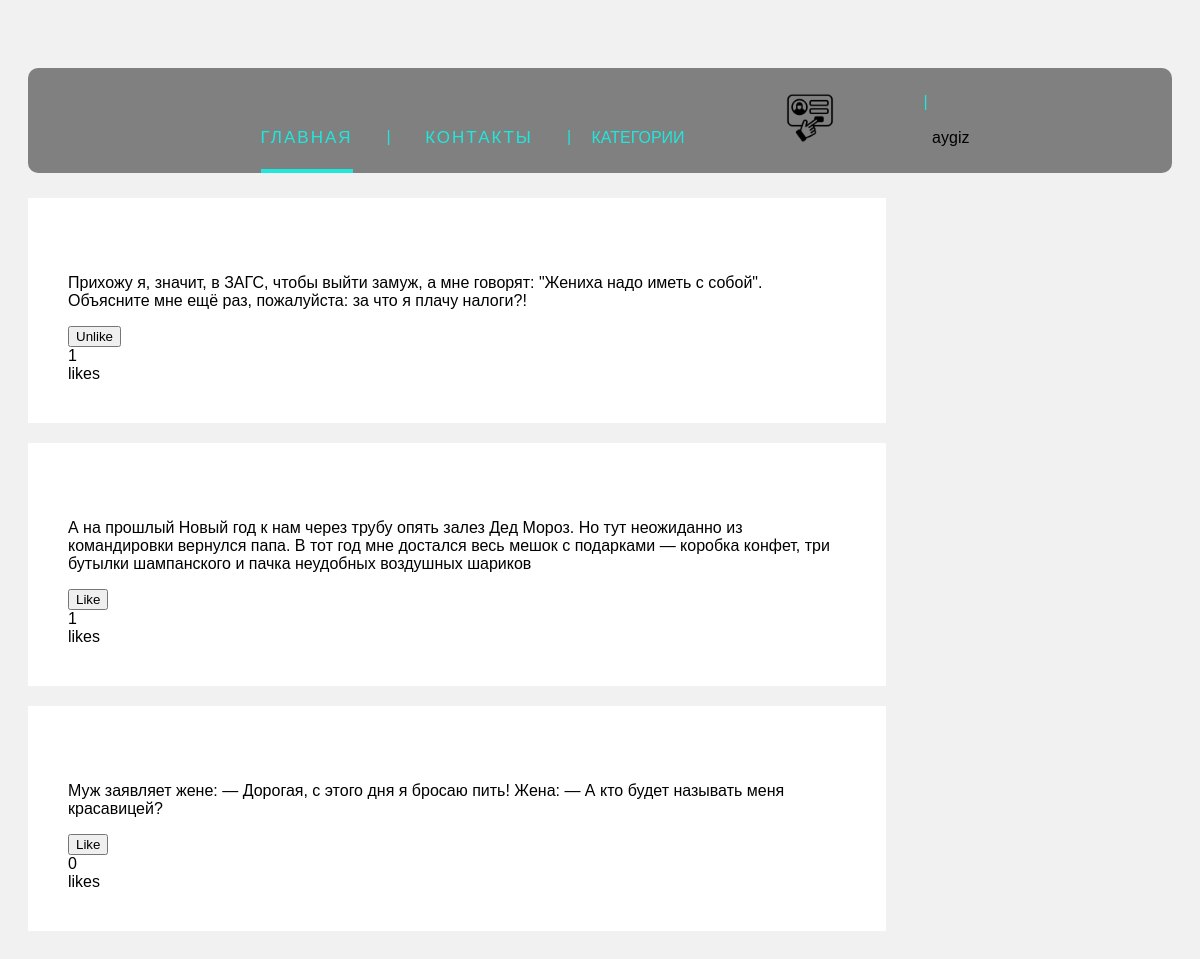
/family/ (signed in), run on the app's committed database.
### main/models.py (models this page shows)
class Anecdot(models.Model):
    text = models.TextField()
    liked = models.ManyToManyField(User, blank=True, related_name='likes')
    category = models.CharField(max_length=10, choices=AnecCategory, default='Other')
    def num_likes(self):
        return self.liked.all().count()

### main/views.py (the view, shortened to what this page needs)
# urls.py: path('family/', views.family, name='family'),
def family(request):
    qs = Anecdot.objects.all()
    p_form = AnecdotModelForm()
    post_added = False
    profile = request.user
    context = {
        'qs': qs,
        'profile': profile,
        'p_form': p_form,
        'post_added': post_added,
    }
    return render(request, 'main/family.html', context)

### main/templates/main/family.html (shortened to what this page needs)
{%extends 'main/mainlayot.html' %}
{% load static %}
{% block content %}
<link rel="stylesheet" href="{% static 'main/css/family.css'%}">
<div class="row">
    <div class="leftcolumn">
        {% for obj in qs %}
        <div class="ui fluid card">
            <div class="card">
                <p> {{ obj.text }} </p>
                <div class="right floated">
                    <form action="{% url 'like-post-view' %}" method="GET" class='like-form' id='{{obj.id}}'>
                        <button class="ui button like-btn{{obj.id}}">
                            {% if profile not in obj.liked.all %}
                            Like
                            {% else %}
                            Unlike
                            {% endif %}
                        </button>
                        <div class="ui grid">
                            <div class="column">
                                <div class="like-count{{obj.id}}"> {{obj.num_likes}}</div>
                            </div>
                            <div class="column">
                                likes
                            </div>
                        </div>
                    </form>
                </div>
            </div>
        </div>
        {% endfor %}
    </div>
</div>
{%endblock%}

### main/templates/main/mainlayot.html (shortened to what this page needs)
{% load static %}
<!DOCTYPE html>
<html lang="en">
<head>
    <link rel="stylesheet" href="{% static 'main/css/index.css' %}" asp-append-version="true"/>
</head>
<body>
<ul class="menu-main">
    <li><a href="{% url 'home'%}" class="current">ГЛАВНАЯ</a></li>
    <li><a href="{% url 'contacts'%}"> КОНТАКТЫ</a></li>
    <div class="dropdown">
        <button class="dropbtn">КАТЕГОРИИ</button>
    </div>
    <li><a href="{% url 'profile' %}" class="register"> <img width="50" height="50" hspace="50" src="{% static 'main/img/register.jpg'%}"> </a>
    </li>
    {% if user != 'AnonymousUser' %}
    <li>{{user}}</li>
    {% endif %}
</ul>
{% block content %}
{% endblock %}
</body>
</html>

### main/static/main/css/index.css (style rules this page uses)
.menu-main { list-style: none; margin: 40px 0 5px; padding: 25px 0 5px; text-align: center; background: gray; border-radius: 10px; }
.menu-main li { display: inline-block; }
.menu-main li:after { content: "|"; color: #1ee8dc; display: inline-block; vertical-align: top; }
.menu-main li:last-child:after { content: none; }
.menu-main a { text-decoration: none; font-family: 'Ubuntu Condensed', sans-serif; letter-spacing: 2px; position: relative; padding-bottom: 20px; margin: 0 34px 0 30px; font-size: 17px; text-transform: uppercase; display: inline-block; transition: color .2s; }
.menu-main a, .menu-main a:visited { color: #1ee8dc; }
.menu-main a.current, .menu-main a:hover { color: #1ee8dc; }
.menu-main a:before, .menu-main a:after { content: ""; position: absolute; height: 4px; top: auto; right: 50%; bottom: -5px; left: 50%; background: #1ee8dc; transition: .8s; }
.menu-main a:hover:before, .menu-main .current:before { left: 0; }
.menu-main a:hover:after, .menu-main .current:after { right: 0; }
.dropbtn { background-color: gray; color: #1ee8dc; padding: 16px; font-size: 16px; border: none; font-family: 'Ubuntu Condensed', sans-serif; }
.dropdown { position: relative; display: inline-block; }

### main/static/main/css/family.css (style rules this page uses)
* { box-sizing: border-box; }
body { font-family: Arial; padding: 20px; background: #f1f1f1; }
.leftcolumn { float: left; width: 75%; }
.card { background-color: white; padding: 20px; margin-top: 20px; }
.row:after { content: ""; display: table; clear: both; }

### data on the page
Anecdot: text "Прихожу я, значит, в ЗАГС, чтобы выйти замуж, а мне говорят: \"Жениха надо иметь с собой\". Объясните мне ещё раз, пожалуйста: за что я плачу налоги?!", shows "Unlike", num_likes "1"
Anecdot: text "А на прошлый Новый год к нам через трубу опять залез Дед Мороз. Но тут неожиданно из командировки вернулся папа. В тот год мне достался весь мешок с подарками — коробка конфет, три бутылки шампанского и пачка неудобных воздушных шариков", shows "Like", num_likes "1"
Anecdot: text "Муж заявляет жене: — Дорогая, с этого дня я бросаю пить! Жена: — А кто будет называть меня красавицей?", shows "Like", num_likes "0"

### other printed values
{{ user }} "aygiz"
